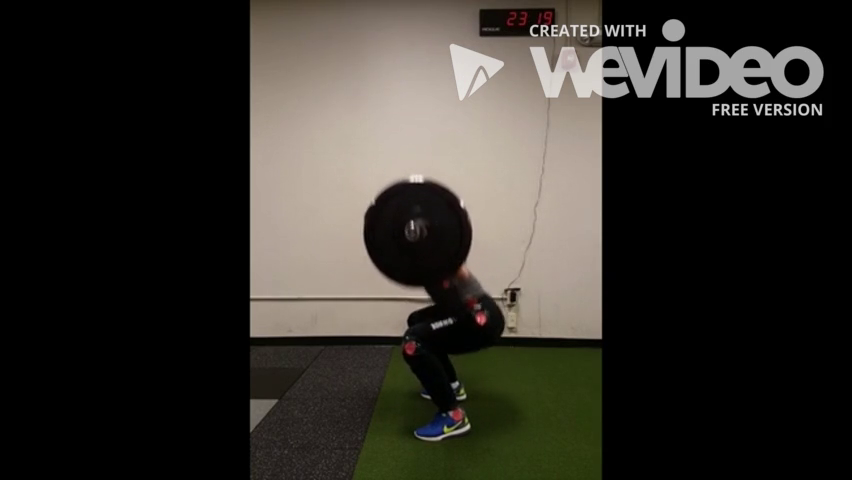
#> input picture frame 77 of data/trim_start_end.mp4, 852 x 480 px
$ python backsub_ours.py
#> lines starting #> are read from the running program, lines starting #| are printed output that depends on the picture
import cv2
import numpy as np

cap = cv2.VideoCapture('../data/trim_start_end.mp4')
# fourcc = cv2.VideoWriter_fourcc('m','p','4','v')
# out = cv2.VideoWriter('../results/output_MOG2.m4v',fourcc, 20.0, (480,640), False)
# fgbg = cv2.createBackgroundSubtractorMOG2(5, 15, True) #history, varThreshold, bShadowDetection
i = 0
while True:
    i += 1
    ret, frame = cap.read()
#> frame is the input picture: shape (480, 852, 3); mean B, G, R 43.1, 48.8, 51.9
    gray = cv2.cvtColor(frame, cv2.COLOR_BGR2GRAY)
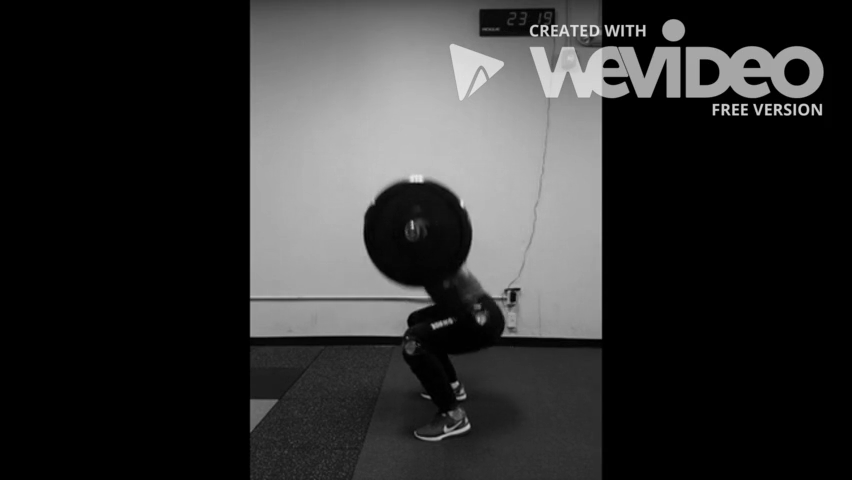
#> gray: shape (480, 852); min 0, max 234, mean 49
    if i == 100:
        background = gray
        cv2.imwrite('../results/ours_image_{}.jpg'.format(i), background)
        break

while True:
    i += 1
    ret, frame = cap.read()
    height, width, layers = frame.shape
    gray = cv2.cvtColor(frame, cv2.COLOR_BGR2GRAY)
    gray = gray - background
    # [8 lines of commented-out code are left out]
    cv2.imshow('frame', gray)
    if i == 200:
        cv2.imwrite('../results/ours_image_{}.jpg'.format(i), gray)
    #out.write(fgmask)
    if cv2.waitKey(1) & 0xFF == ord('q'):
        break
cap.release()
out.release()
cv2.destroyALLWindows()

$ run again, starting later in the video
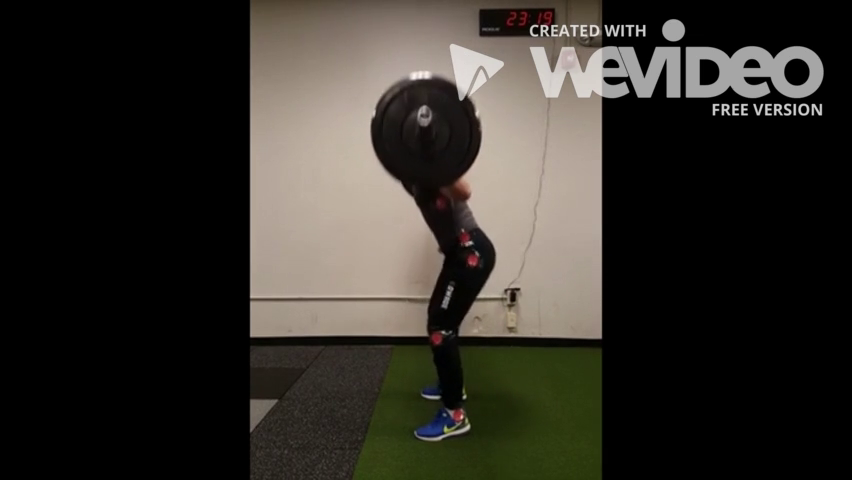
#> input picture frame 349 of data/trim_start_end.mp4, 852 x 480 px
#> frame is the input picture: shape (480, 852, 3); mean B, G, R 41.5, 47.3, 50.6
#> `gray = cv2.cvtColor(frame, cv2.COLOR_BGR2GRAY)`:
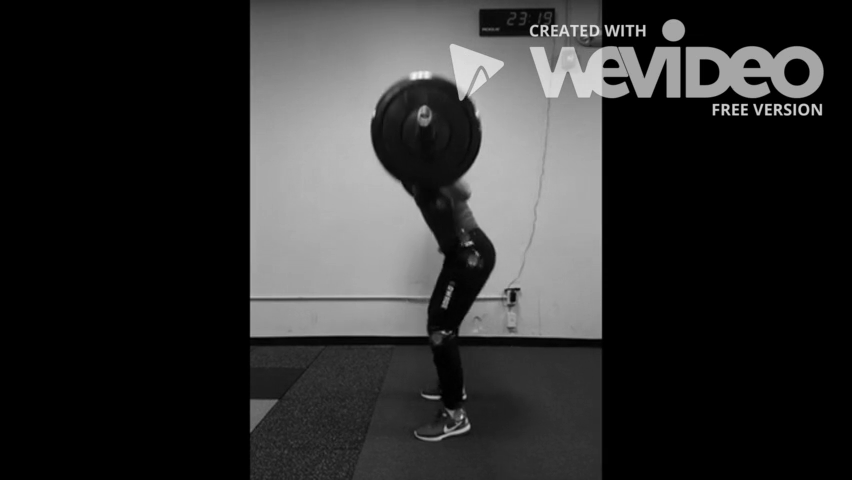
#> gray: shape (480, 852); min 0, max 247, mean 47.6

$ run again, starting later in the video
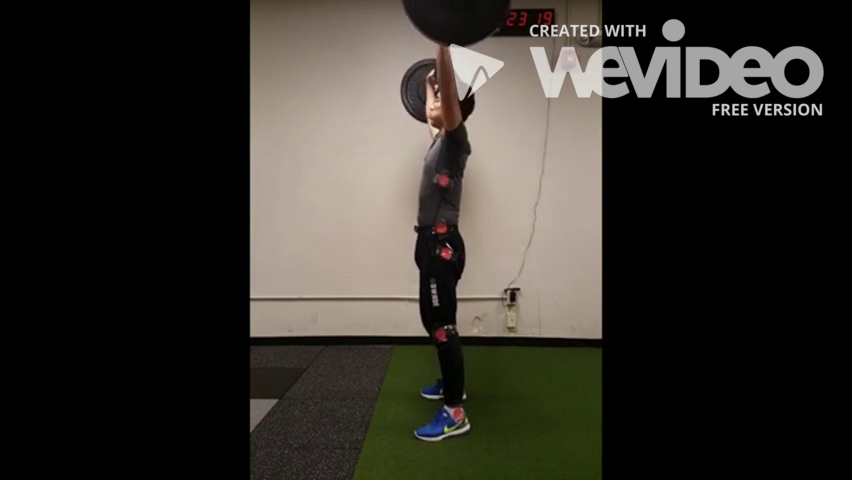
#> input picture frame 621 of data/trim_start_end.mp4, 852 x 480 px
#> frame is the input picture: shape (480, 852, 3); mean B, G, R 42.9, 48.9, 52.4
#> `gray = cv2.cvtColor(frame, cv2.COLOR_BGR2GRAY)`:
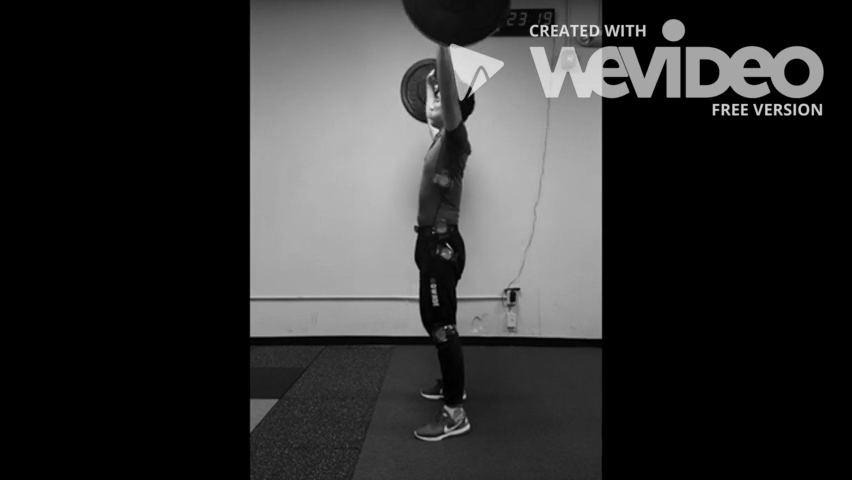
#> gray: shape (480, 852); min 0, max 231, mean 49.2
